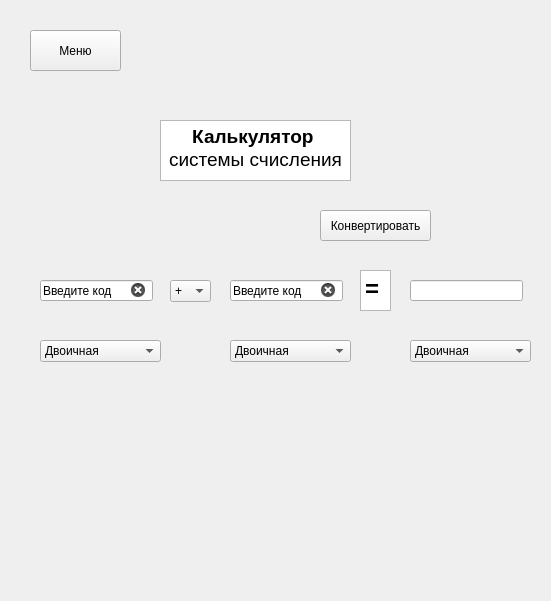
<?xml version="1.0" encoding="UTF-8"?>
<ui version="4.0">
 <class>Form</class>
 <widget class="QWidget" name="Form">
  <property name="geometry">
   <rect>
    <x>0</x>
    <y>0</y>
    <width>551</width>
    <height>601</height>
   </rect>
  </property>
  <property name="windowTitle">
   <string>C.C. Program   by Elchar</string>
  </property>
  <widget class="QPushButton" name="E1B">
   <property name="geometry">
    <rect>
     <x>30</x>
     <y>30</y>
     <width>91</width>
     <height>41</height>
    </rect>
   </property>
   <property name="text">
    <string>Меню</string>
   </property>
  </widget>
  <widget class="QTextBrowser" name="T1B">
   <property name="geometry">
    <rect>
     <x>160</x>
     <y>120</y>
     <width>191</width>
     <height>61</height>
    </rect>
   </property>
   <property name="html">
    <string>&lt;!DOCTYPE HTML PUBLIC &quot;-//W3C//DTD HTML 4.0//EN&quot; &quot;http://www.w3.org/TR/REC-html40/strict.dtd&quot;&gt;
&lt;html&gt;&lt;head&gt;&lt;meta name=&quot;qrichtext&quot; content=&quot;1&quot; /&gt;&lt;style type=&quot;text/css&quot;&gt;
p, li { white-space: pre-wrap; }
&lt;/style&gt;&lt;/head&gt;&lt;body style=&quot; font-family:'MS Shell Dlg 2'; font-size:8.25pt; font-weight:400; font-style:normal;&quot;&gt;
&lt;p align=&quot;center&quot; style=&quot; margin-top:0px; margin-bottom:0px; margin-left:0px; margin-right:0px; -qt-block-indent:0; text-indent:0px;&quot;&gt;&lt;span style=&quot; font-size:14pt; font-weight:600;&quot;&gt;Калькулятор &lt;/span&gt;&lt;/p&gt;
&lt;p align=&quot;center&quot; style=&quot; margin-top:0px; margin-bottom:0px; margin-left:0px; margin-right:0px; -qt-block-indent:0; text-indent:0px;&quot;&gt;&lt;span style=&quot; font-size:14pt;&quot;&gt;системы счисления&lt;/span&gt;&lt;/p&gt;&lt;/body&gt;&lt;/html&gt;</string>
   </property>
  </widget>
  <widget class="QComboBox" name="C1B">
   <property name="geometry">
    <rect>
     <x>40</x>
     <y>340</y>
     <width>121</width>
     <height>22</height>
    </rect>
   </property>
   <item>
    <property name="text">
     <string>Двоичная</string>
    </property>
   </item>
   <item>
    <property name="text">
     <string>Восьмиричная</string>
    </property>
   </item>
   <item>
    <property name="text">
     <string>Десятичная</string>
    </property>
   </item>
   <item>
    <property name="text">
     <string>Шестнадцатиричная</string>
    </property>
   </item>
  </widget>
  <widget class="QLineEdit" name="X1B">
   <property name="geometry">
    <rect>
     <x>40</x>
     <y>280</y>
     <width>113</width>
     <height>21</height>
    </rect>
   </property>
   <property name="text">
    <string>Введите код</string>
   </property>
   <property name="clearButtonEnabled">
    <bool>true</bool>
   </property>
  </widget>
  <widget class="QTextBrowser" name="textBrowser">
   <property name="geometry">
    <rect>
     <x>360</x>
     <y>270</y>
     <width>31</width>
     <height>41</height>
    </rect>
   </property>
   <property name="html">
    <string>&lt;!DOCTYPE HTML PUBLIC &quot;-//W3C//DTD HTML 4.0//EN&quot; &quot;http://www.w3.org/TR/REC-html40/strict.dtd&quot;&gt;
&lt;html&gt;&lt;head&gt;&lt;meta name=&quot;qrichtext&quot; content=&quot;1&quot; /&gt;&lt;style type=&quot;text/css&quot;&gt;
p, li { white-space: pre-wrap; }
&lt;/style&gt;&lt;/head&gt;&lt;body style=&quot; font-family:'MS Shell Dlg 2'; font-size:8.25pt; font-weight:400; font-style:normal;&quot;&gt;
&lt;p style=&quot; margin-top:0px; margin-bottom:0px; margin-left:0px; margin-right:0px; -qt-block-indent:0; text-indent:0px;&quot;&gt;&lt;span style=&quot; font-size:18pt; font-weight:600;&quot;&gt;=&lt;/span&gt;&lt;/p&gt;&lt;/body&gt;&lt;/html&gt;</string>
   </property>
  </widget>
  <widget class="QComboBox" name="C2B">
   <property name="geometry">
    <rect>
     <x>410</x>
     <y>340</y>
     <width>121</width>
     <height>22</height>
    </rect>
   </property>
   <item>
    <property name="text">
     <string>Двоичная</string>
    </property>
   </item>
   <item>
    <property name="text">
     <string>Восьмиричная</string>
    </property>
   </item>
   <item>
    <property name="text">
     <string>Десятичная</string>
    </property>
   </item>
   <item>
    <property name="text">
     <string>Шестнадцатиричная</string>
    </property>
   </item>
  </widget>
  <widget class="QLineEdit" name="X2B">
   <property name="geometry">
    <rect>
     <x>410</x>
     <y>280</y>
     <width>113</width>
     <height>21</height>
    </rect>
   </property>
   <property name="text">
    <string/>
   </property>
  </widget>
  <widget class="QComboBox" name="C3B">
   <property name="geometry">
    <rect>
     <x>230</x>
     <y>340</y>
     <width>121</width>
     <height>22</height>
    </rect>
   </property>
   <item>
    <property name="text">
     <string>Двоичная</string>
    </property>
   </item>
   <item>
    <property name="text">
     <string>Восьмиричная</string>
    </property>
   </item>
   <item>
    <property name="text">
     <string>Десятичная</string>
    </property>
   </item>
   <item>
    <property name="text">
     <string>Шестнадцатиричная</string>
    </property>
   </item>
  </widget>
  <widget class="QComboBox" name="Z1B">
   <property name="geometry">
    <rect>
     <x>170</x>
     <y>280</y>
     <width>41</width>
     <height>22</height>
    </rect>
   </property>
   <item>
    <property name="text">
     <string>+</string>
    </property>
   </item>
   <item>
    <property name="text">
     <string>-</string>
    </property>
   </item>
   <item>
    <property name="text">
     <string>x</string>
    </property>
   </item>
   <item>
    <property name="text">
     <string>:</string>
    </property>
   </item>
  </widget>
  <widget class="QLineEdit" name="X3B">
   <property name="geometry">
    <rect>
     <x>230</x>
     <y>280</y>
     <width>113</width>
     <height>21</height>
    </rect>
   </property>
   <property name="text">
    <string>Введите код</string>
   </property>
   <property name="clearButtonEnabled">
    <bool>true</bool>
   </property>
  </widget>
  <widget class="QPushButton" name="pushButton">
   <property name="geometry">
    <rect>
     <x>320</x>
     <y>210</y>
     <width>111</width>
     <height>31</height>
    </rect>
   </property>
   <property name="text">
    <string>Конвертировать</string>
   </property>
  </widget>
 </widget>
 <resources/>
 <connections/>
</ui>
